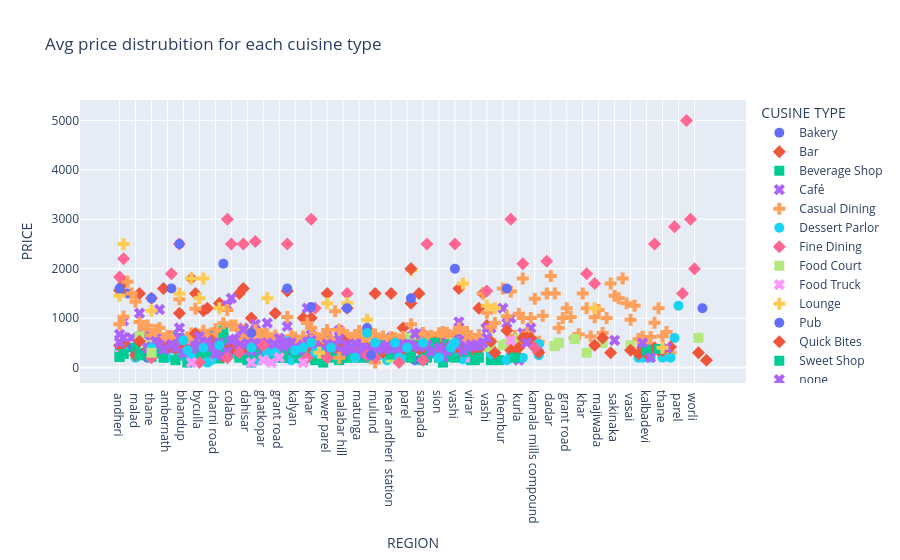

Notebook code cell kept with this figure:
### Code cell
px.scatter(
    avg_price,
    x="REGION",
    y="PRICE",
    color='CUSINE TYPE',
    title="Avg price distrubition for each cuisine type",
    symbol="CUSINE TYPE",
).update_traces(marker_size=10).show()

### Figure 1 — Plotly figure (JSON) as saved in the notebook; plotly's stock layout.template omitted (floating-point values rounded to 4 significant figures; data arrays with more than 128 entries replaced by an {"elided": "..."} marker saying what was removed)
{"data": [{"hovertemplate": "CUSINE TYPE=Bakery<br>REGION=%{x}<br>PRICE=%{y}<extra></extra>", "legendgroup": "Bakery", "marker": {"color": "#636efa", "size": 10, "symbol": "circle"}, "mode": "markers", "name": "Bakery", "orientation": "v", "showlegend": true, "type": "scatter", "x": [" andheri ", " bandra ", " bandra kurla complex", " kemps corner", " malad ", " powai", " runwal green", " seawoods", " thane ", "4 bungalows", "7  andheri ", "airoli", "ambernath", "azad nagar", "bandra ", "bandra kurla complex", "bhandup", "bhayandar", "borivali ", "breach candy", "byculla", "cbd-belapur", "chakala", "chandivali", "charni road", "chembur", "chowpatty", "churchgate", "colaba", "cuffe parade", "dadar ", "dadar shivaji park", "dahisar ", "dombivali ", "fort", "ghansoli", "ghatkopar ", "ghodbunder road", "girgaum", "goregaon ", "grant road", "jogeshwari", "juhu", "kalwa", "kalyan", "kamothe", "kandivali ", "kemps corner", "khar", "kharghar", "kopar khairane", "kurla", "lower parel", "mahakali", "mahalaxmi", "mahim", "malabar hill", "malad ", "marine lines", "marol", "matunga ", "mazgaon", "mira road", "mohammad ali road", "mulund ", "mumbai central", "mumbai cst area", "nalasopara", "near andheri  station", "nerul", "new panvel", "old panvel", "parel", "powai", "prabhadevi", "sakinaka", "sanpada", "santacruz ", "seawoods", "sewri", "sion", "tardeo", "ulhasnagar", "vasai", "vashi", "veera desai area", "vikhroli", "vile parle ", "virar", "wadala", "worli"], "xaxis": "x", "y": [361.1, 448.1, 1500.0, 400.0, 300.0, 650.0, 300.0, 200.0, 376.0, 350.0, 366.7, 316.7, 400.0, 650.0, 387.5, 600.0, 333.3, 300.0, 368.8, 450.0, 275.0, 383.3, 300.0, 650.0, 200.0, 378.1, 400.0, 350.0, 493.8, 475.0, 370.0, 375.0, 312.5, 261.5, 333.3, 200.0, 316.7, 316.7, 300.0, 353.8, 416.7, 300.0, 325.0, 375.0, 392.9, 370.0, 331.8, 316.7, 392.9, 297.2, 293.8, 387.5, 362.5, 350.0, 500.0, 356.2, 325.0, 316.7, 400.0, 525.0, 420.0, 300.0, 359.4, 250.0, 328.6, 400.0, 400.0, 400.0, 287.5, 362.5, 237.5, 300.0, 458.3, 350.0, 150.0, 500.0, 350.0, 403.3, 400.0, 400.0, 430.0, 250.0, 300.0, 318.2, 550.0, 612.5, 275.0, 400.0, 300.0, 341.7, 366.7], "yaxis": "y"}, {"hovertemplate": "CUSINE TYPE=Bar<br>REGION=%{x}<br>PRICE=%{y}<extra></extra>", "legendgroup": "Bar", "marker": {"color": "#EF553B", "size": 10, "symbol": "diamond"}, "mode": "markers", "name": "Bar", "orientation": "v", "showlegend": true, "type": "scatter", "x": [" andheri ", " bandra ", " marol", " powai", " thane ", " vashi", "airoli", "bandra kurla complex", "bhandup", "borivali ", "breach candy", "cbd-belapur", "chakala", "chembur", "dadar ", "dadar shivaji park", "dombivali ", "goregaon ", "juhu", "kandivali ", "khar", "lower parel", "malad ", "mulund ", "near andheri  station", "old panvel", "powai", "sakinaka", "veera desai area", "worli"], "xaxis": "x", "y": [1560.0, 1700.0, 1500.0, 1500.0, 1400.0, 850.0, 1600.0, 1100.0, 500.0, 1800.0, 1500.0, 1150.0, 1200.0, 1300.0, 1500.0, 1600.0, 1000.0, 1100.0, 1550.0, 1000.0, 1000.0, 1500.0, 1200.0, 1500.0, 1500.0, 800.0, 1300.0, 1500.0, 1600.0, 1200.0], "yaxis": "y"}, {"hovertemplate": "CUSINE TYPE=Beverage Shop<br>REGION=%{x}<br>PRICE=%{y}<extra></extra>", "legendgroup": "Beverage Shop", "marker": {"color": "#00cc96", "size": 10, "symbol": "square"}, "mode": "markers", "name": "Beverage Shop", "orientation": "v", "showlegend": true, "type": "scatter", "x": [" andheri ", " bandra ", " ghatkopar ", " malad ", " mira road", " powai", " thane ", "7  andheri ", "bandra kurla complex", "borivali ", "byculla", "chakala", "chandivali", "charni road", "chembur", "chowpatty", "dadar ", "dahisar ", "dombivali ", "fort", "ghatkopar ", "girgaon chowpatty", "girgaum", "goregaon ", "jogeshwari", "kandivali ", "khar", "kharghar", "kurla", "lower parel", "mahakali", "malad ", "marol", "matunga ", "mazgaon", "mira road", "nerul", "parel", "powai", "sanpada", "santacruz ", "sion", "tardeo", "ulhasnagar", "vasai", "vile parle ", "virar"], "xaxis": "x", "y": [228.6, 290.0, 150.0, 400.0, 250.0, 250.0, 266.7, 400.0, 300.0, 275.0, 200.0, 200.0, 300.0, 225.0, 183.3, 750.0, 250.0, 150.0, 150.0, 175.0, 200.0, 150.0, 275.0, 300.0, 250.0, 360.0, 275.0, 342.9, 250.0, 250.0, 300.0, 200.0, 200.0, 250.0, 300.0, 250.0, 225.0, 250.0, 200.0, 200.0, 310.0, 250.0, 100.0, 550.0, 225.0, 350.0, 150.0], "yaxis": "y"}, {"hovertemplate": "CUSINE TYPE=Café<br>REGION=%{x}<br>PRICE=%{y}<extra></extra>", "legendgroup": "Café", "marker": {"color": "#ab63fa", "size": 10, "symbol": "x"}, "mode": "markers", "name": "Café", "orientation": "v", "showlegend": true, "type": "scatter", "x": [" andheri ", " bandra ", " chembur", " ghatkopar ", " goregaon ", " juhu", " kandivali ", " kemps corner", " kurla", " lower parel", " runwal green", " thane ", " vashi", "4 bungalows", "7  andheri ", "airoli", "alibaug", "ambernath", "bandra kurla complex", "bhandup", "bhayandar", "borivali ", "cbd-belapur", "chakala", "charni road", "chembur", "churchgate", "colaba", "dadar ", "dadar shivaji park", "dombivali ", "flea bazaar café", "fort", "ghatkopar ", "ghodbunder road", "goregaon ", "jogeshwari", "juhu", "kalyan", "kamala mills compound", "kamothe", "kandivali ", "kemps corner", "khar", "kharghar", "kopar khairane", "kurla", "lower parel", "mahim", "malad ", "marol", "mazgaon", "mira road", "mulund ", "mumbra", "near andheri  station", "nerul", "new panvel", "old panvel", "powai", "prabhadevi", "sakinaka", "sanpada", "santacruz ", "seawoods", "sion", "tardeo", "ulhasnagar", "vasai", "vashi", "veera desai area", "vikhroli", "vile parle ", "virar", "worli"], "xaxis": "x", "y": [672.6, 943.5, 1200.0, 800.0, 900.0, 1000.0, 500.0, 600.0, 150.0, 700.0, 675.0, 616.7, 800.0, 600.0, 1175.0, 583.3, 675.0, 400.0, 800.0, 416.7, 475.0, 589.3, 500.0, 300.0, 450.0, 512.5, 1250.0, 1400.0, 700.0, 800.0, 493.8, 800.0, 875.0, 700.0, 900.0, 500.0, 200.0, 831.2, 462.5, 500.0, 475.0, 459.1, 1200.0, 658.3, 411.1, 325.0, 566.7, 680.0, 750.0, 463.6, 550.0, 500.0, 407.1, 553.8, 400.0, 600.0, 510.0, 387.5, 450.0, 625.0, 600.0, 700.0, 650.0, 600.0, 400.0, 550.0, 700.0, 666.7, 425.0, 550.0, 925.0, 650.0, 618.2, 533.3, 500.0], "yaxis": "y"}, {"hovertemplate": "CUSINE TYPE=Casual Dining<br>REGION=%{x}<br>PRICE=%{y}<extra></extra>", "legendgroup": "Casual Dining", "marker": {"color": "#FFA15A", "size": 10, "symbol": "cross"}, "mode": "markers", "name": "Casual Dining", "orientation": "v", "showlegend": true, "type": "scatter", "x": {"elided": "138 str values"}, "xaxis": "x", "y": {"elided": "138 float values"}, "yaxis": "y"}, {"hovertemplate": "CUSINE TYPE=Dessert Parlor<br>REGION=%{x}<br>PRICE=%{y}<extra></extra>", "legendgroup": "Dessert Parlor", "marker": {"color": "#19d3f3", "size": 10, "symbol": "circle"}, "mode": "markers", "name": "Dessert Parlor", "orientation": "v", "showlegend": true, "type": "scatter", "x": [" andheri ", " bandra ", " ghatkopar ", " goregaon ", " juhu", " lower parel", " malad ", " marine lines", " parel", " thane ", "7  andheri ", "airoli", "ambernath", "bandra ", "bhandup", "bhayandar", "borivali ", "breach candy", "byculla", "chakala", "chandivali", "charni road", "chembur", "chowpatty", "churchgate", "colaba", "dadar ", "dadar shivaji park", "dahisar ", "dombivali ", "fort", "ghansoli", "ghatkopar ", "girgaum", "gorai", "goregaon ", "grant road", "jogeshwari", "juhu", "kalamboli", "kalbadevi", "kalwa", "kalyan", "kamothe", "kandivali ", "kemps corner", "khar", "kharghar", "kopar khairane", "kurla", "lower parel", "mahakali", "mahalaxmi", "mahim", "malabar hill", "malad ", "marol", "marve", "matunga ", "mazgaon", "mira road", "mohammad ali road", "mulund ", "mumbai central", "mumbra", "nalasopara", "near andheri  station", "nerul", "new panvel", "old panvel", "parel", "powai", "sanpada", "santacruz ", "seawoods", "sion", "tardeo", "thane ", "ulhasnagar", "ulwe", "vasai", "vashi", "veera desai area", "vikhroli", "vile parle ", "virar", "wadala", "worli"], "xaxis": "x", "y": [322.5, 344.1, 275.0, 150.0, 250.0, 200.0, 200.0, 600.0, 1250.0, 254.0, 300.0, 200.0, 200.0, 350.0, 225.0, 210.0, 300.0, 400.0, 288.9, 250.0, 150.0, 262.5, 270.0, 257.1, 300.0, 275.0, 300.0, 333.3, 280.0, 277.8, 325.0, 150.0, 270.0, 175.0, 200.0, 279.4, 308.3, 221.4, 533.3, 200.0, 375.0, 150.0, 316.7, 175.0, 256.8, 325.0, 335.7, 300.0, 150.0, 325.0, 362.5, 250.0, 275.0, 283.3, 400.0, 283.3, 260.0, 200.0, 278.6, 223.3, 283.3, 183.3, 260.0, 250.0, 250.0, 150.0, 270.0, 233.3, 216.7, 200.0, 278.6, 400.0, 300.0, 300.0, 275.0, 200.0, 225.0, 200.0, 250.0, 200.0, 212.5, 290.0, 233.3, 166.7, 283.3, 250.0, 300.0, 200.0], "yaxis": "y"}, {"hovertemplate": "CUSINE TYPE=Fine Dining<br>REGION=%{x}<br>PRICE=%{y}<extra></extra>", "legendgroup": "Fine Dining", "marker": {"color": "#FF6692", "size": 10, "symbol": "diamond"}, "mode": "markers", "name": "Fine Dining", "orientation": "v", "showlegend": true, "type": "scatter", "x": [" andheri ", " bandra ", " byculla", " chakala", " churchgate", " colaba", " juhu", " kharghar", " lower parel", " mahakali", " marine lines", " vashi", " worli", "azad nagar", "bandra kurla complex", "churchgate", "colaba", "dadar shivaji park", "fort", "juhu", "khar", "kharghar", "malad ", "nariman point", "powai", "santacruz ", "vashi"], "xaxis": "x", "y": [1833.0, 2200.0, 1500.0, 5000.0, 3000.0, 2150.0, 3000.0, 1900.0, 2100.0, 1700.0, 2850.0, 1550.0, 2000.0, 1900.0, 2500.0, 3000.0, 2500.0, 2500.0, 2550.0, 2500.0, 3000.0, 1200.0, 1500.0, 2500.0, 2000.0, 2500.0, 2500.0], "yaxis": "y"}, {"hovertemplate": "CUSINE TYPE=Food Court<br>REGION=%{x}<br>PRICE=%{y}<extra></extra>", "legendgroup": "Food Court", "marker": {"color": "#B6E880", "size": 10, "symbol": "square"}, "mode": "markers", "name": "Food Court", "orientation": "v", "showlegend": true, "type": "scatter", "x": [" andheri ", " chembur", " dahisar ", " dombivali ", " ghatkopar ", " goregaon ", " kalyan", " kandivali ", " kharghar", " kurla", " mulund ", " panvel", " powai", " seawoods", " thane ", " vasai", " vashi", "goregaon ", "jogeshwari", "kandivali ", "near andheri  station", "old panvel", "powai", "seawoods", "vashi"], "xaxis": "x", "y": [250.0, 450.0, 433.3, 500.0, 500.0, 475.0, 575.0, 350.0, 300.0, 575.0, 500.0, 600.0, 633.3, 450.0, 443.8, 450.0, 416.7, 400.0, 450.0, 375.0, 200.0, 400.0, 600.0, 300.0, 500.0], "yaxis": "y"}, {"hovertemplate": "CUSINE TYPE=Food Truck<br>REGION=%{x}<br>PRICE=%{y}<extra></extra>", "legendgroup": "Food Truck", "marker": {"color": "#FF97FF", "size": 10, "symbol": "x"}, "mode": "markers", "name": "Food Truck", "orientation": "v", "showlegend": true, "type": "scatter", "x": [" andheri ", " juhu", " thane ", "airoli", "bandra kurla complex", "bhayandar", "borivali ", "chakala", "ghatkopar ", "kalyan", "kandivali ", "kurla", "malad ", "matunga ", "mira road", "mulund ", "santacruz ", "tardeo", "vikhroli", "virar"], "xaxis": "x", "y": [250.0, 550.0, 225.0, 300.0, 500.0, 400.0, 300.0, 200.0, 300.0, 300.0, 275.0, 250.0, 250.0, 200.0, 200.0, 300.0, 400.0, 200.0, 400.0, 200.0], "yaxis": "y"}, {"hovertemplate": "CUSINE TYPE=Lounge<br>REGION=%{x}<br>PRICE=%{y}<extra></extra>", "legendgroup": "Lounge", "marker": {"color": "#FECB52", "size": 10, "symbol": "cross"}, "mode": "markers", "name": "Lounge", "orientation": "v", "showlegend": true, "type": "scatter", "x": [" andheri ", " bandra ", " mahakali", " mira road", " thane ", " vashi", "bandra kurla complex", "borivali ", "byculla", "cbd-belapur", "chembur", "ghodbunder road", "lower parel", "malad ", "mira road", "powai", "vikhroli"], "xaxis": "x", "y": [1450.0, 2500.0, 1200.0, 1200.0, 1150.0, 1250.0, 1500.0, 1800.0, 1400.0, 1800.0, 1200.0, 1400.0, 1300.0, 1300.0, 966.7, 1967.0, 1700.0], "yaxis": "y"}, {"hovertemplate": "CUSINE TYPE=Pub<br>REGION=%{x}<br>PRICE=%{y}<extra></extra>", "legendgroup": "Pub", "marker": {"color": "#636efa", "size": 10, "symbol": "circle"}, "mode": "markers", "name": "Pub", "orientation": "v", "showlegend": true, "type": "scatter", "x": [" andheri ", " cbd belapur", " goregaon ", " thane ", "azad nagar", "bandra kurla complex", "chowpatty", "dombivali ", "juhu", "khar", "malad ", "mira road", "powai", "vashi"], "xaxis": "x", "y": [1600.0, 1200.0, 1600.0, 1400.0, 1600.0, 2500.0, 2100.0, 700.0, 1600.0, 1225.0, 1200.0, 800.0, 1400.0, 2000.0], "yaxis": "y"}, {"hovertemplate": "CUSINE TYPE=Quick Bites<br>REGION=%{x}<br>PRICE=%{y}<extra></extra>", "legendgroup": "Quick Bites", "marker": {"color": "#EF553B", "size": 10, "symbol": "diamond"}, "mode": "markers", "name": "Quick Bites", "orientation": "v", "showlegend": true, "type": "scatter", "x": [" andheri ", " bandra ", " bhayandar", " ghatkopar ", " goregaon ", " juhu", " kandivali ", " kurla", " lower parel", " mahakali", " malad ", " mira road", " mulund ", " nariman point", " panvel", " powai", " seawoods", " thane ", " vasai", "4 bungalows", "7  andheri ", "airoli", "alibaug", "ambernath", "azad nagar", "bandra ", "bandra kurla complex", "bhandup", "bhayandar", "borivali ", "breach candy", "byculla", "cbd-belapur", "chakala", "chandivali", "charni road", "chembur", "chowpatty", "churchgate", "colaba", "cuffe parade", "dadar ", "dadar shivaji park", "dahisar ", "dombivali ", "flea bazaar café", "fort", "ghansoli", "ghatkopar ", "ghodbunder road", "girgaum", "gorai", "goregaon ", "grant road", "jogeshwari", "juhu", "kalamboli", "kalbadevi", "kalwa", "kalyan", "kamothe", "kandivali ", "kemps corner", "khar", "kharghar", "kopar khairane", "kurla", "lower parel", "mahakali", "mahalaxmi", "mahim", "malabar hill", "malad ", "marine lines", "marol", "marve", "matunga ", "mazgaon", "mira road", "mohammad ali road", "mulund ", "mumbai central", "mumbai cst area", "mumbra", "nalasopara", "nariman point", "near andheri  station", "nerul", "new panvel", "old panvel", "parel", "peddar road", "powai", "prabhadevi", "sakinaka", "sanpada", "santacruz ", "seawoods", "sewri", "sion", "tardeo", "thane ", "ulhasnagar", "ulwe", "vasai", "vashi", "veera desai area", "vikhroli", "vile parle ", "virar", "wadala", "worli"], "xaxis": "x", "y": [444.1, 492.4, 150.0, 525.0, 750.0, 350.0, 290.0, 400.0, 600.0, 450.0, 250.0, 300.0, 600.0, 300.0, 300.0, 533.3, 366.7, 372.1, 350.0, 437.5, 478.1, 374.3, 600.0, 388.9, 418.8, 386.7, 412.5, 383.8, 360.7, 359.7, 687.5, 365.5, 372.4, 388.8, 543.3, 314.3, 356.5, 225.0, 300.0, 447.2, 350.0, 343.3, 325.0, 355.0, 375.6, 600.0, 281.2, 378.6, 372.7, 390.9, 330.6, 275.0, 375.7, 323.3, 358.8, 423.7, 400.0, 287.5, 417.9, 358.9, 376.3, 364.1, 250.0, 450.0, 363.2, 407.0, 347.1, 370.6, 362.2, 383.3, 370.0, 550.0, 369.0, 282.1, 361.7, 340.0, 334.7, 318.8, 385.6, 282.1, 373.1, 340.0, 308.3, 305.6, 335.4, 400.0, 369.8, 347.8, 376.0, 370.0, 363.6, 350.0, 407.5, 393.3, 375.0, 370.6, 376.2, 370.8, 500.0, 360.3, 330.0, 350.0, 376.0, 416.7, 343.9, 349.1, 310.0, 411.4, 355.5, 346.0, 377.3, 381.6], "yaxis": "y"}, {"hovertemplate": "CUSINE TYPE=Sweet Shop<br>REGION=%{x}<br>PRICE=%{y}<extra></extra>", "legendgroup": "Sweet Shop", "marker": {"color": "#00cc96", "size": 10, "symbol": "square"}, "mode": "markers", "name": "Sweet Shop", "orientation": "v", "showlegend": true, "type": "scatter", "x": [" andheri ", " bandra ", " kandivali ", " powai", " thane ", "4 bungalows", "airoli", "bandra ", "bhayandar", "borivali ", "breach candy", "byculla", "cbd-belapur", "chandivali", "chembur", "chowpatty", "dadar ", "dahisar ", "dombivali ", "fort", "ghatkopar ", "girgaum", "goregaon ", "grant road", "jogeshwari", "juhu", "kalbadevi", "kalyan", "kamothe", "kandivali ", "khar", "kharghar", "kopar khairane", "kurla", "mahakali", "mahim", "malabar hill", "malad ", "marol", "mazgaon", "mira road", "mohammad ali road", "mulund ", "mumbai central", "near andheri  station", "nerul", "peddar road", "powai", "prabhadevi", "sanpada", "santacruz ", "seawoods", "sewri", "sion", "tardeo", "ulhasnagar", "vasai", "vashi", "vile parle ", "wadala", "worli"], "xaxis": "x", "y": [212.5, 275.0, 200.0, 250.0, 212.5, 300.0, 200.0, 150.0, 100.0, 275.0, 300.0, 275.0, 300.0, 300.0, 300.0, 600.0, 200.0, 200.0, 100.0, 266.7, 260.0, 200.0, 233.3, 200.0, 200.0, 400.0, 350.0, 300.0, 200.0, 216.7, 200.0, 150.0, 233.3, 100.0, 200.0, 150.0, 200.0, 225.0, 250.0, 200.0, 250.0, 200.0, 333.3, 450.0, 262.5, 350.0, 375.0, 225.0, 450.0, 150.0, 200.0, 300.0, 500.0, 200.0, 200.0, 216.7, 300.0, 200.0, 320.0, 150.0, 200.0], "yaxis": "y"}, {"hovertemplate": "CUSINE TYPE=none<br>REGION=%{x}<br>PRICE=%{y}<extra></extra>", "legendgroup": "none", "marker": {"color": "#ab63fa", "size": 10, "symbol": "x"}, "mode": "markers", "name": "none", "orientation": "v", "showlegend": true, "type": "scatter", "x": [" andheri ", " bandra ", " marol", " powai", " sakinaka", " seawoods", " thane ", " vashi", "4 bungalows", "7  andheri ", "airoli", "alibaug", "azad nagar", "bandra ", "bandra kurla complex", "bhandup", "bhayandar", "borivali ", "breach candy", "byculla", "cbd-belapur", "chakala", "chandivali", "charni road", "chembur", "chowpatty", "churchgate", "colaba", "cuffe parade", "dadar ", "dadar shivaji park", "dahisar ", "dombivali ", "fort", "ghansoli", "ghatkopar ", "ghodbunder road", "girgaum", "goregaon ", "grant road", "jogeshwari", "juhu", "kalamboli", "kalwa", "kalyan", "kamothe", "kandivali ", "kemps corner", "khar", "kharghar", "kopar khairane", "kurla", "lower parel", "mahakali", "mahalaxmi", "mahim", "malabar hill", "malad ", "marine lines", "marol", "marve", "matunga ", "mazgaon", "mira road", "mohammad ali road", "mulund ", "mumbai central", "mumbai cst area", "nalasopara", "near andheri  station", "nerul", "new panvel", "old panvel", "parel", "powai", "prabhadevi", "sakinaka", "santacruz ", "seawoods", "sion", "tardeo", "turbhe", "ulhasnagar", "vasai", "vashi", "veera desai area", "vikhroli", "vile parle ", "virar", "wadala", "worli"], "xaxis": "x", "y": [510.1, 609.8, 500.0, 1100.0, 550.0, 400.0, 416.9, 600.0, 526.7, 459.1, 368.2, 500.0, 468.8, 400.0, 600.0, 286.4, 333.3, 353.8, 425.0, 628.6, 458.3, 527.3, 442.5, 275.0, 500.0, 233.3, 325.0, 543.8, 575.0, 450.0, 766.7, 494.4, 334.4, 490.0, 483.3, 363.9, 500.0, 388.9, 455.3, 590.0, 423.0, 512.5, 500.0, 500.0, 405.0, 350.0, 453.6, 516.7, 547.0, 446.0, 338.9, 350.0, 477.8, 395.9, 440.0, 570.0, 325.0, 466.7, 362.5, 481.2, 200.0, 275.0, 400.0, 345.5, 340.0, 459.4, 400.0, 375.0, 450.0, 372.2, 450.0, 383.3, 475.0, 466.7, 461.9, 675.0, 415.7, 451.7, 312.5, 400.0, 216.7, 400.0, 333.3, 400.0, 468.8, 550.0, 341.7, 411.8, 466.7, 433.3, 439.3], "yaxis": "y"}, {"hovertemplate": "CUSINE TYPE=Confectionery<br>REGION=%{x}<br>PRICE=%{y}<extra></extra>", "legendgroup": "Confectionery", "marker": {"color": "#FFA15A", "size": 10, "symbol": "cross"}, "mode": "markers", "name": "Confectionery", "orientation": "v", "showlegend": true, "type": "scatter", "x": [" lower parel", "mahim", "mulund "], "xaxis": "x", "y": [1000.0, 200.0, 100.0], "yaxis": "y"}, {"hovertemplate": "CUSINE TYPE=Dhaba<br>REGION=%{x}<br>PRICE=%{y}<extra></extra>", "legendgroup": "Dhaba", "marker": {"color": "#19d3f3", "size": 10, "symbol": "circle"}, "mode": "markers", "name": "Dhaba", "orientation": "v", "showlegend": true, "type": "scatter", "x": [" thane ", "bhandup", "bhayandar", "borivali ", "cbd-belapur", "chakala", "chembur", "dombivali ", "ghodbunder road", "goregaon ", "kalyan", "kandivali ", "khar", "kharghar", "kopar khairane", "mahakali", "marol", "mira road", "mulund ", "mumbra", "nerul", "new panvel", "parel", "sanpada", "sion", "vasai", "vashi"], "xaxis": "x", "y": [400.0, 550.0, 350.0, 200.0, 400.0, 100.0, 450.0, 401.7, 300.0, 300.0, 350.0, 400.0, 500.0, 300.0, 325.0, 400.0, 200.0, 700.0, 500.0, 475.0, 500.0, 200.0, 400.0, 500.0, 200.0, 400.0, 500.0], "yaxis": "y"}, {"hovertemplate": "CUSINE TYPE=Kiosk<br>REGION=%{x}<br>PRICE=%{y}<extra></extra>", "legendgroup": "Kiosk", "marker": {"color": "#FF6692", "size": 10, "symbol": "diamond"}, "mode": "markers", "name": "Kiosk", "orientation": "v", "showlegend": true, "type": "scatter", "x": [" thane ", "byculla", "churchgate", "dadar ", "ghatkopar ", "kamala mills compound", "kemps corner", "lower parel", "mira road", "mulund ", "new panvel", "sanpada"], "xaxis": "x", "y": [200.0, 100.0, 200.0, 300.0, 450.0, 400.0, 200.0, 200.0, 250.0, 200.0, 100.0, 150.0], "yaxis": "y"}, {"hovertemplate": "CUSINE TYPE=Mess<br>REGION=%{x}<br>PRICE=%{y}<extra></extra>", "legendgroup": "Mess", "marker": {"color": "#B6E880", "size": 10, "symbol": "square"}, "mode": "markers", "name": "Mess", "orientation": "v", "showlegend": true, "type": "scatter", "x": [" thane "], "xaxis": "x", "y": [300.0], "yaxis": "y"}, {"hovertemplate": "CUSINE TYPE=Paan Shop<br>REGION=%{x}<br>PRICE=%{y}<extra></extra>", "legendgroup": "Paan Shop", "marker": {"color": "#FF97FF", "size": 10, "symbol": "x"}, "mode": "markers", "name": "Paan Shop", "orientation": "v", "showlegend": true, "type": "scatter", "x": ["borivali ", "dombivali ", "ghatkopar ", "girgaum", "grant road", "kandivali "], "xaxis": "x", "y": [100.0, 100.0, 150.0, 100.0, 200.0, 100.0], "yaxis": "y"}, {"hovertemplate": "CUSINE TYPE=Bhojanalya<br>REGION=%{x}<br>PRICE=%{y}<extra></extra>", "legendgroup": "Bhojanalya", "marker": {"color": "#FECB52", "size": 10, "symbol": "cross"}, "mode": "markers", "name": "Bhojanalya", "orientation": "v", "showlegend": true, "type": "scatter", "x": ["kopar khairane", "thane "], "xaxis": "x", "y": [300.0, 400.0], "yaxis": "y"}, {"hovertemplate": "CUSINE TYPE=Irani Cafe<br>REGION=%{x}<br>PRICE=%{y}<extra></extra>", "legendgroup": "Irani Cafe", "marker": {"color": "#636efa", "size": 10, "symbol": "circle"}, "mode": "markers", "name": "Irani Cafe", "orientation": "v", "showlegend": true, "type": "scatter", "x": ["mohammad ali road"], "xaxis": "x", "y": [250.0], "yaxis": "y"}, {"hovertemplate": "CUSINE TYPE=Microbrewery<br>REGION=%{x}<br>PRICE=%{y}<extra></extra>", "legendgroup": "Microbrewery", "marker": {"color": "#EF553B", "size": 10, "symbol": "diamond"}, "mode": "markers", "name": "Microbrewery", "orientation": "v", "showlegend": true, "type": "scatter", "x": ["powai"], "xaxis": "x", "y": [2000.0], "yaxis": "y"}], "layout": {"legend": {"title": {"text": "CUSINE TYPE"}, "tracegroupgap": 0}, "title": {"text": "Avg price distrubition for each cuisine type"}, "xaxis": {"anchor": "y", "domain": [0, 1], "title": {"text": "REGION"}}, "yaxis": {"anchor": "x", "domain": [0, 1], "title": {"text": "PRICE"}}}}
